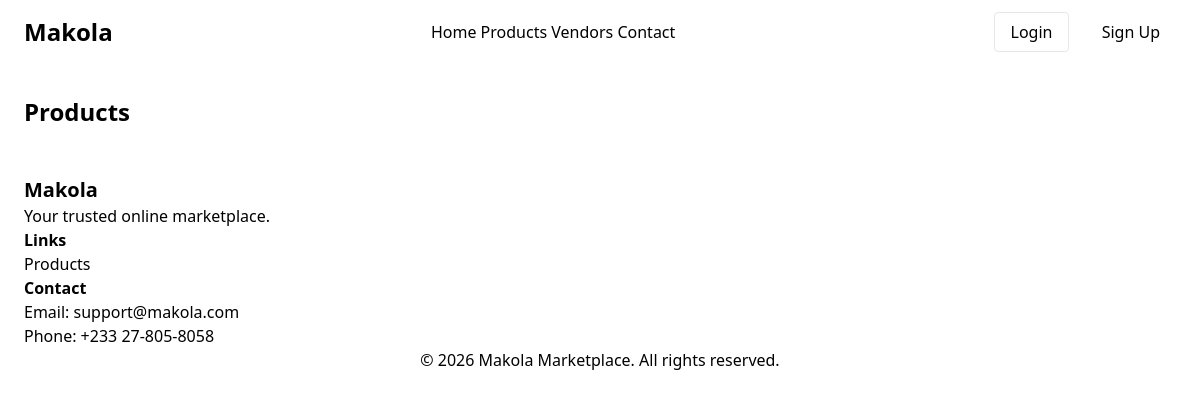
Before: /makola/product/list/ with the older database file.
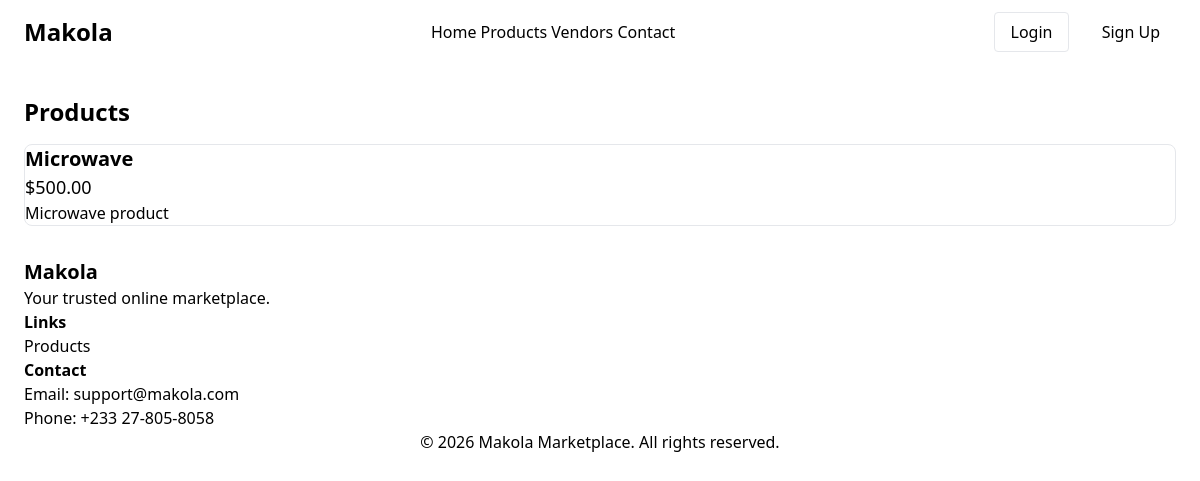
After: the same page with the newer database file.
### makola/models.py (models this page shows, shortened)
class Product(models.Model):
    name = models.CharField(max_length=200)
    description = models.TextField()
    price = models.DecimalField(max_digits=10, decimal_places=2)
    category = models.ForeignKey('Category', on_delete=models.CASCADE, related_name='products')
    image = models.ImageField(upload_to='product_images/', null=True, blank=True)
    created_at = models.DateTimeField(auto_now_add=True)

### makola/views.py (the view)
# urls.py: path('product/list/', views.ProductListView.as_view(), name='list-products'),
class ProductListView(ListView):
    model = Product
    template_name = 'makola/product_list.html'
    context_object_name = 'products'
    paginate_by = 10  # Display 10 products per page
    queryset = Product.objects.select_related('category')  # Use select_related to optimize database queries by fetching related category data in a single query
    ordering = ['-created_at']  # Order products by creation date (newest first)

### makola/templates/makola/product_list.html (shortened to what this page needs)
{% extends "makola/base.html" %}
{% block content %}
    <div class="max-w-7xl mx-auto px-6 py-8">
        <h2 class="text-2xl font-bold mb-4">Products</h2>
        <div class="grid grid-cols-1 md:grid-cols-2 lg:grid-cols-3 gap-6">
            {% for product in object_list %}
                <div class="border rounded-lg p-4">
                    <h3 class="text-xl font-bold">{{ product.name }}</h3>
                    <p class="text-lg">${{ product.price|floatformat:2 }}</p>
                    <p>{{ product.description }}</p>
                </div>
            {% endfor %}
        </div>
    </div>
{% endblock %}

Changed rows visible on the page:
added Product: name "Microwave", price "500.00", description "Microwave product"
